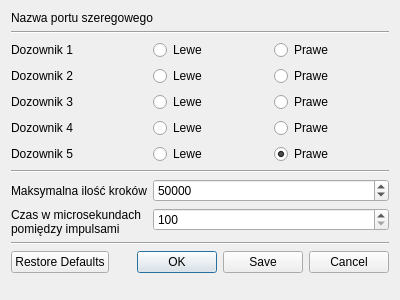
<?xml version="1.0" encoding="UTF-8"?>
<ui version="4.0">
 <class>UstawieniaDozownika</class>
 <widget class="QDialog" name="UstawieniaDozownika">
  <property name="geometry">
   <rect>
    <x>0</x>
    <y>0</y>
    <width>400</width>
    <height>300</height>
   </rect>
  </property>
  <property name="windowTitle">
   <string>Dialog</string>
  </property>
  <layout class="QFormLayout" name="formLayout">
   <item row="0" column="0" colspan="2">
    <widget class="QLabel" name="lPortName">
     <property name="text">
      <string>Nazwa portu szeregowego</string>
     </property>
    </widget>
   </item>
   <item row="1" column="0" colspan="2">
    <widget class="Line" name="line">
     <property name="orientation">
      <enum>Qt::Horizontal</enum>
     </property>
    </widget>
   </item>
   <item row="2" column="0">
    <widget class="QLabel" name="Ldozownik1">
     <property name="text">
      <string>Dozownik 1</string>
     </property>
    </widget>
   </item>
   <item row="2" column="1">
    <layout class="QHBoxLayout" name="horizontalLayout_1">
     <item>
      <widget class="QRadioButton" name="rb_l_1">
       <property name="text">
        <string>Lewe</string>
       </property>
       <property name="checked">
        <bool>true</bool>
       </property>
      </widget>
     </item>
     <item>
      <widget class="QRadioButton" name="rb_p_1">
       <property name="text">
        <string>Prawe</string>
       </property>
      </widget>
     </item>
    </layout>
   </item>
   <item row="3" column="0">
    <widget class="QLabel" name="Ldozownik1">
     <property name="text">
      <string>Dozownik 2</string>
     </property>
    </widget>
   </item>
   <item row="3" column="1">
    <layout class="QHBoxLayout" name="horizontalLayout_2">
     <item>
      <widget class="QRadioButton" name="rb_l_2">
       <property name="text">
        <string>Lewe</string>
       </property>
       <property name="checked">
        <bool>true</bool>
       </property>
      </widget>
     </item>
     <item>
      <widget class="QRadioButton" name="rb_p_2">
       <property name="text">
        <string>Prawe</string>
       </property>
      </widget>
     </item>
    </layout>
   </item>
   <item row="4" column="0">
    <widget class="QLabel" name="Ldozownik3">
     <property name="text">
      <string>Dozownik 3</string>
     </property>
    </widget>
   </item>
   <item row="4" column="1">
    <layout class="QHBoxLayout" name="horizontalLayout_3">
     <item>
      <widget class="QRadioButton" name="rb_l_3">
       <property name="text">
        <string>Lewe</string>
       </property>
       <property name="checked">
        <bool>true</bool>
       </property>
      </widget>
     </item>
     <item>
      <widget class="QRadioButton" name="rb_p_3">
       <property name="text">
        <string>Prawe</string>
       </property>
      </widget>
     </item>
    </layout>
   </item>
   <item row="5" column="0">
    <widget class="QLabel" name="Ldozownik4">
     <property name="text">
      <string>Dozownik 4</string>
     </property>
    </widget>
   </item>
   <item row="5" column="1">
    <layout class="QHBoxLayout" name="horizontalLayout_4">
     <item>
      <widget class="QRadioButton" name="rb_l_4">
       <property name="text">
        <string>Lewe</string>
       </property>
       <property name="checked">
        <bool>true</bool>
       </property>
      </widget>
     </item>
     <item>
      <widget class="QRadioButton" name="rb_p_4">
       <property name="text">
        <string>Prawe</string>
       </property>
      </widget>
     </item>
    </layout>
   </item>
   <item row="6" column="0">
    <widget class="QLabel" name="Ldozownik5">
     <property name="text">
      <string>Dozownik 5</string>
     </property>
    </widget>
   </item>
   <item row="6" column="1">
    <layout class="QHBoxLayout" name="horizontalLayout_5">
     <item>
      <widget class="QRadioButton" name="rb_l_5">
       <property name="text">
        <string>Lewe</string>
       </property>
       <property name="checked">
        <bool>false</bool>
       </property>
      </widget>
     </item>
     <item>
      <widget class="QRadioButton" name="rb_p_5">
       <property name="text">
        <string>Prawe</string>
       </property>
       <property name="checked">
        <bool>true</bool>
       </property>
      </widget>
     </item>
    </layout>
   </item>
   <item row="8" column="0">
    <widget class="QLabel" name="lMaxSteps">
     <property name="text">
      <string>Maksymalna ilość kroków</string>
     </property>
    </widget>
   </item>
   <item row="7" column="0" colspan="2">
    <widget class="Line" name="line_3">
     <property name="orientation">
      <enum>Qt::Horizontal</enum>
     </property>
    </widget>
   </item>
   <item row="8" column="1">
    <widget class="QSpinBox" name="MaxSteps">
     <property name="maximum">
      <number>100000</number>
     </property>
     <property name="stepType">
      <enum>QAbstractSpinBox::AdaptiveDecimalStepType</enum>
     </property>
     <property name="value">
      <number>50000</number>
     </property>
    </widget>
   </item>
   <item row="9" column="0">
    <widget class="QLabel" name="label">
     <property name="text">
      <string>Czas w microsekundach pomiędzy impulsami</string>
     </property>
     <property name="wordWrap">
      <bool>true</bool>
     </property>
    </widget>
   </item>
   <item row="9" column="1">
    <widget class="QSpinBox" name="ImpulsTime">
     <property name="minimum">
      <number>100</number>
     </property>
     <property name="maximum">
      <number>1000</number>
     </property>
    </widget>
   </item>
   <item row="10" column="0" colspan="2">
    <widget class="Line" name="line_2">
     <property name="orientation">
      <enum>Qt::Horizontal</enum>
     </property>
    </widget>
   </item>
   <item row="11" column="0" colspan="2">
    <widget class="QDialogButtonBox" name="buttonBox">
     <property name="orientation">
      <enum>Qt::Horizontal</enum>
     </property>
     <property name="standardButtons">
      <set>QDialogButtonBox::Cancel|QDialogButtonBox::Ok|QDialogButtonBox::RestoreDefaults|QDialogButtonBox::Save</set>
     </property>
    </widget>
   </item>
  </layout>
 </widget>
 <resources/>
 <connections>
  <connection>
   <sender>buttonBox</sender>
   <signal>accepted()</signal>
   <receiver>UstawieniaDozownika</receiver>
   <slot>accept()</slot>
   <hints>
    <hint type="sourcelabel">
     <x>248</x>
     <y>254</y>
    </hint>
    <hint type="destinationlabel">
     <x>157</x>
     <y>274</y>
    </hint>
   </hints>
  </connection>
  <connection>
   <sender>buttonBox</sender>
   <signal>rejected()</signal>
   <receiver>UstawieniaDozownika</receiver>
   <slot>reject()</slot>
   <hints>
    <hint type="sourcelabel">
     <x>316</x>
     <y>260</y>
    </hint>
    <hint type="destinationlabel">
     <x>286</x>
     <y>274</y>
    </hint>
   </hints>
  </connection>
 </connections>
</ui>
